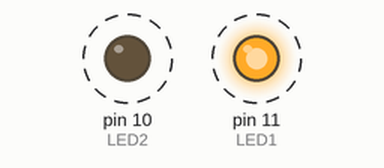
Bench run of a sketch on a simulated Arduino Uno, built with avr-gcc and run on an emulated ATmega328P. Parts: output pins drawn as LEDs (lit = HIGH). Dashed ring = blinking.

Above: at 0.2 s.
Timing chart, 0 to 4.8 s (numbered marks = the images above):
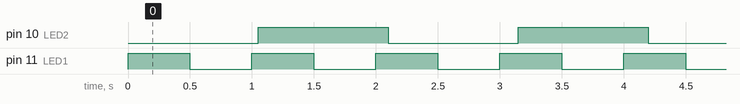

Measured:
- by itself, pin 10 (LED2): alternates HIGH for 1.0 s and LOW for 1.0 s
- by itself, pin 11 (LED1): alternates HIGH for 0.50 s and LOW for 0.50 s

The sketch:

assignment_2_wk9_timer_interrupt.ino
```cpp
#define LED1 11
#define LED2 10
#define INT_PIN 3

int toggle=1, timer1_counter;

ISR(TIMER1_OVF_vect)
{
  TCNT1 =timer1_counter;
  digitalWrite(LED2, toggle);
  toggle = !toggle;            // meaning "toggle = negative toggle"
}

void setup()
{
  pinMode(LED1, OUTPUT);
  pinMode(LED2, OUTPUT);
  pinMode(INT_PIN, INPUT);

  noInterrupts();
  TCCR1A = 0;       //reset timer
  TCCR1B = 0;       //reset timer

  timer1_counter = 1;
  TCNT1 = timer1_counter;
  TCCR1B |= (1 << CS12);
  TIMSK1 |= (1 << TOIE1);

  interrupts();
}

void loop()
{
  digitalWrite(LED1, HIGH);
  delay(500);
  digitalWrite(LED1, LOW);
  delay(500);
}
```
